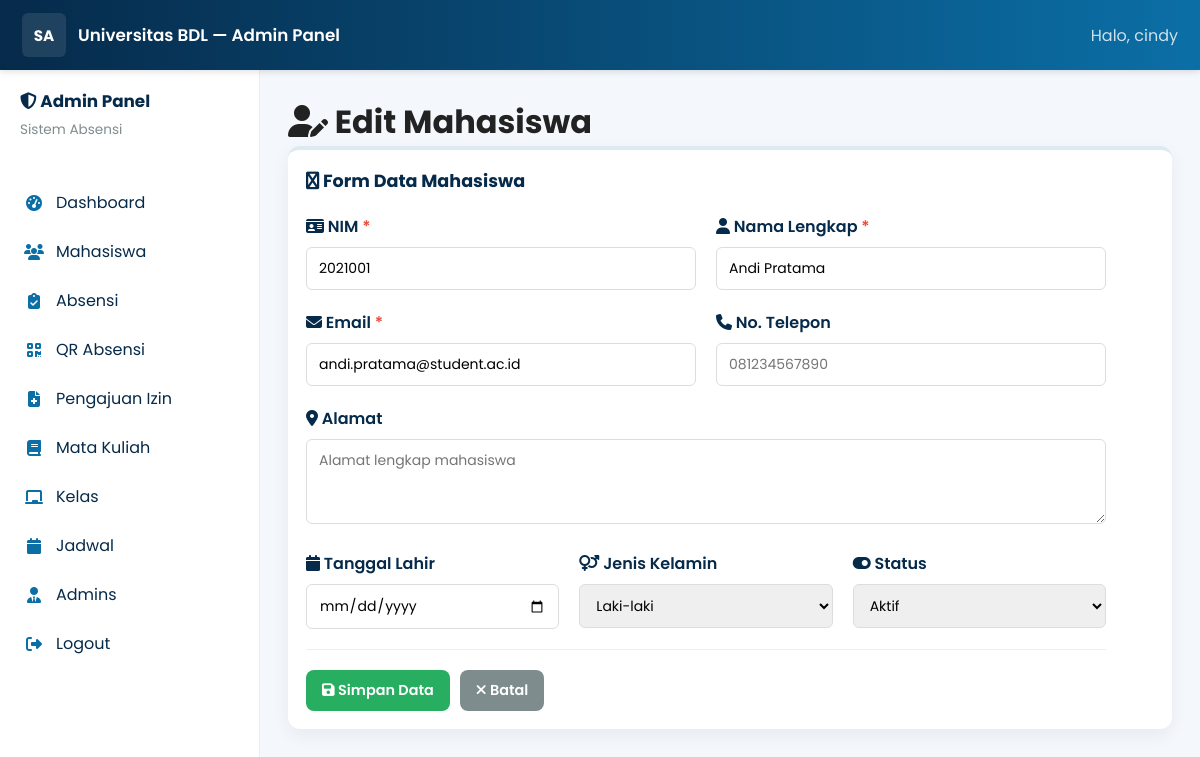
The page /public/admin/student_form.php?id=1 (signed in) on the database its author committed.
### tables this page shows
CREATE TABLE mahasiswa (
    id INT AUTO_INCREMENT PRIMARY KEY,
    nim VARCHAR(15) UNIQUE NOT NULL,
    nama VARCHAR(100) NOT NULL,
    email VARCHAR(100) UNIQUE NOT NULL,
    password VARCHAR(255) NOT NULL,
    face_id TEXT,
    created_at TIMESTAMP DEFAULT CURRENT_TIMESTAMP,
    deleted_at TIMESTAMP NULL DEFAULT NULL,
    INDEX idx_nim (nim),
    INDEX idx_email (email)
);

### public/admin/student_form.php (the view, shortened to what this page needs)
<?php
require_once __DIR__ . '/includes/header.php';
$edit_mode = isset($_GET['id']);
$mahasiswa = null;
if ($edit_mode) {
    $id = (int)$_GET['id'];
    $result = $conn->query("SELECT * FROM mahasiswa WHERE id = $id AND deleted_at IS NULL");
    $mahasiswa = $result->fetch_assoc();
}
?>
<h1><i class="fas fa-user-edit"></i> <?php echo $edit_mode ? 'Edit' : 'Tambah'; ?> Mahasiswa</h1>
<div class="card">
    <div style="margin-bottom: 20px;">
        <h2><i class="fas fa-wpforms"></i> Form Data Mahasiswa</h2>
    </div>
    <form method="POST" style="max-width: 800px;">
        <div style="display: grid; grid-template-columns: 1fr 1fr; gap: 20px; margin-bottom: 20px;">
            <div>
                <label style="display: block; margin-bottom: 8px; font-weight: 600; color: var(--dark);">
                    <i class="fas fa-id-card"></i> NIM <span style="color: var(--danger);">*</span>
                </label>
                <input type="text" name="nim" required
                    value="<?php echo $mahasiswa['nim'] ?? ''; ?>"
                    placeholder="Contoh: 2021001"
                    style="width: 100%; padding: 10px 12px; border: 1px solid #ddd; border-radius: 6px; font-size: 14px;">
            </div>
            <div>
                <label style="display: block; margin-bottom: 8px; font-weight: 600; color: var(--dark);">
                    <i class="fas fa-user"></i> Nama Lengkap <span style="color: var(--danger);">*</span>
                </label>
                <input type="text" name="nama" required
                    value="<?php echo $mahasiswa['nama'] ?? ''; ?>"
                    placeholder="Nama lengkap mahasiswa"
                    style="width: 100%; padding: 10px 12px; border: 1px solid #ddd; border-radius: 6px; font-size: 14px;">
            </div>
        </div>
        <div style="display: grid; grid-template-columns: 1fr 1fr; gap: 20px; margin-bottom: 20px;">
            <div>
                <label style="display: block; margin-bottom: 8px; font-weight: 600; color: var(--dark);">
                    <i class="fas fa-envelope"></i> Email <span style="color: var(--danger);">*</span>
                </label>
                <input type="email" name="email" required
                    value="<?php echo $mahasiswa['email'] ?? ''; ?>"
                    placeholder="email@student.ac.id"
                    style="width: 100%; padding: 10px 12px; border: 1px solid #ddd; border-radius: 6px; font-size: 14px;">
            </div>
            <div>
                <label style="display: block; margin-bottom: 8px; font-weight: 600; color: var(--dark);">
                    <i class="fas fa-phone"></i> No. Telepon
                </label>
                <input type="text" name="no_telp"
                    value="<?php echo $mahasiswa['no_telp'] ?? ''; ?>"
                    placeholder="081234567890"
                    style="width: 100%; padding: 10px 12px; border: 1px solid #ddd; border-radius: 6px; font-size: 14px;">
            </div>
        </div>
        <div style="margin-bottom: 20px;">
            <label style="display: block; margin-bottom: 8px; font-weight: 600; color: var(--dark);">
                <i class="fas fa-map-marker-alt"></i> Alamat
            </label>
            <textarea name="alamat" rows="3"
                placeholder="Alamat lengkap mahasiswa"
                style="width: 100%; padding: 10px 12px; border: 1px solid #ddd; border-radius: 6px; font-size: 14px; font-family: inherit;"><?php echo $mahasiswa['alamat'] ?? ''; ?></textarea>
        </div>
        <div style="display: grid; grid-template-columns: 1fr 1fr 1fr; gap: 20px; margin-bottom: 20px;">
            <div>
                <label style="display: block; margin-bottom: 8px; font-weight: 600; color: var(--dark);">
                    <i class="fas fa-calendar"></i> Tanggal Lahir
                </label>
                <input type="date" name="tanggal_lahir"
                    value="<?php echo $mahasiswa['tanggal_lahir'] ?? ''; ?>"
                    style="width: 100%; padding: 10px 12px; border: 1px solid #ddd; border-radius: 6px; font-size: 14px;">
            </div>
            <div>
                <label style="display: block; margin-bottom: 8px; font-weight: 600; color: var(--dark);">
                    <i class="fas fa-venus-mars"></i> Jenis Kelamin
                </label>
                <select name="jenis_kelamin"
                    style="width: 100%; padding: 10px 12px; border: 1px solid #ddd; border-radius: 6px; font-size: 14px;">
                    <option value="L" <?php echo (isset($mahasiswa['jenis_kelamin']) && $mahasiswa['jenis_kelamin'] == 'L') ? 'selected' : ''; ?>>Laki-laki</option>
                </select>
            </div>
            <div>
                <label style="display: block; margin-bottom: 8px; font-weight: 600; color: var(--dark);">
                    <i class="fas fa-toggle-on"></i> Status
                </label>
                <select name="status"
                    style="width: 100%; padding: 10px 12px; border: 1px solid #ddd; border-radius: 6px; font-size: 14px;">
                    <option value="aktif" <?php echo (!isset($mahasiswa['status']) || $mahasiswa['status'] == 'aktif') ? 'selected' : ''; ?>>Aktif</option>
                </select>
            </div>
        </div>
        <div style="display: flex; gap: 10px; padding-top: 20px; border-top: 1px solid #eee;">
            <button type="submit" class="btn" style="background: var(--success);">
                <i class="fas fa-save"></i> Simpan Data
            </button>
            <a href="students.php" class="btn" style="background: var(--gray);">
                <i class="fas fa-times"></i> Batal
            </a>
        </div>
    </form>
</div>
<?php require_once __DIR__ . '/includes/footer.php'; ?>

### public/admin/assets/css/admin.css (style rules this page uses)
:root { --primary: #062a4a; --secondary: #0b6fa6; --accent: #c49a6c; --success: #27ae60; --warning: #f39c12; --danger: #e74c3c; --light: #f4f7fb; --dark: #062a4a; --gray: #7f8c8d; }
* { margin: 0; padding: 0; box-sizing: border-box; font-family: 'Poppins', system-ui, -apple-system, 'Segoe UI', Roboto, 'Helvetica Neue', Arial; }
body { background-color: var(--light); color: #222; -webkit-font-smoothing: antialiased; }
.card { background: white; border-radius: 12px; box-shadow: 0 6px 18px rgba(10, 24, 40, 0.06); padding: 18px; transition: transform 0.18s ease, box-shadow 0.18s ease; border-top: 4px solid rgba(11, 111, 166, 0.14); }
.card h2 { font-size: 1.1rem; color: var(--dark); margin-bottom: 12px; }
.btn { display: inline-block; padding: 10px 16px; border-radius: 8px; background: var(--secondary); color: white; text-decoration: none; font-weight: 600; transition: all 0.3s ease; border: none; cursor: pointer; font-size: 0.9rem; }

### rows shown on the page
mahasiswa: nim "2021001", nama "Andi Pratama", email "andi.pratama@student.ac.id"

### other values the page prints
admin_name() "cindy"
